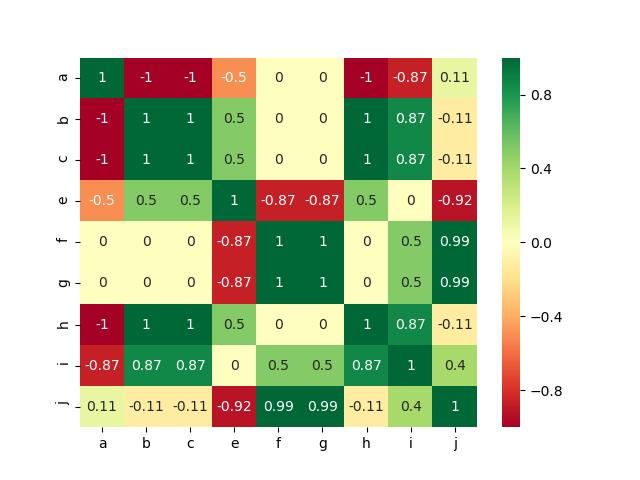

Source code (Python):
#!/usr/bin/env python3
# -*- coding:UTF-8 -*-
##########################################################################
# File Name: correlogram.py
# Author: stubborn vegeta
# Created Time: 2020年03月12日 星期四 13时41分52秒
##########################################################################
import numpy as np
import matplotlib.pyplot as plt
import seaborn as sns
import pandas as pd

a = np.mat([1,2,3,4,5,6,7,8,9])
b = np.mat([2,1,2,4,4,5,4,6,7])
c = np.mat([1,2,3,9,3,4,7,7,4])
X = np.stack((a,b,c))

data = pd.DataFrame(X)
# 计算相关性矩阵
corr = data.corr()

plt.figure()
sns.heatmap(corr
        ,xticklabels=["a","b","c","e","f","g","h","i","j"]
        ,yticklabels=["a","b","c","e","f","g","h","i","j"]
        ,cmap='RdYlGn'              # 色谱
        ,center=0
        ,annot=True                 # 将数值写在对应的颜色块里
        )
plt.savefig("correlogram")
plt.show()
